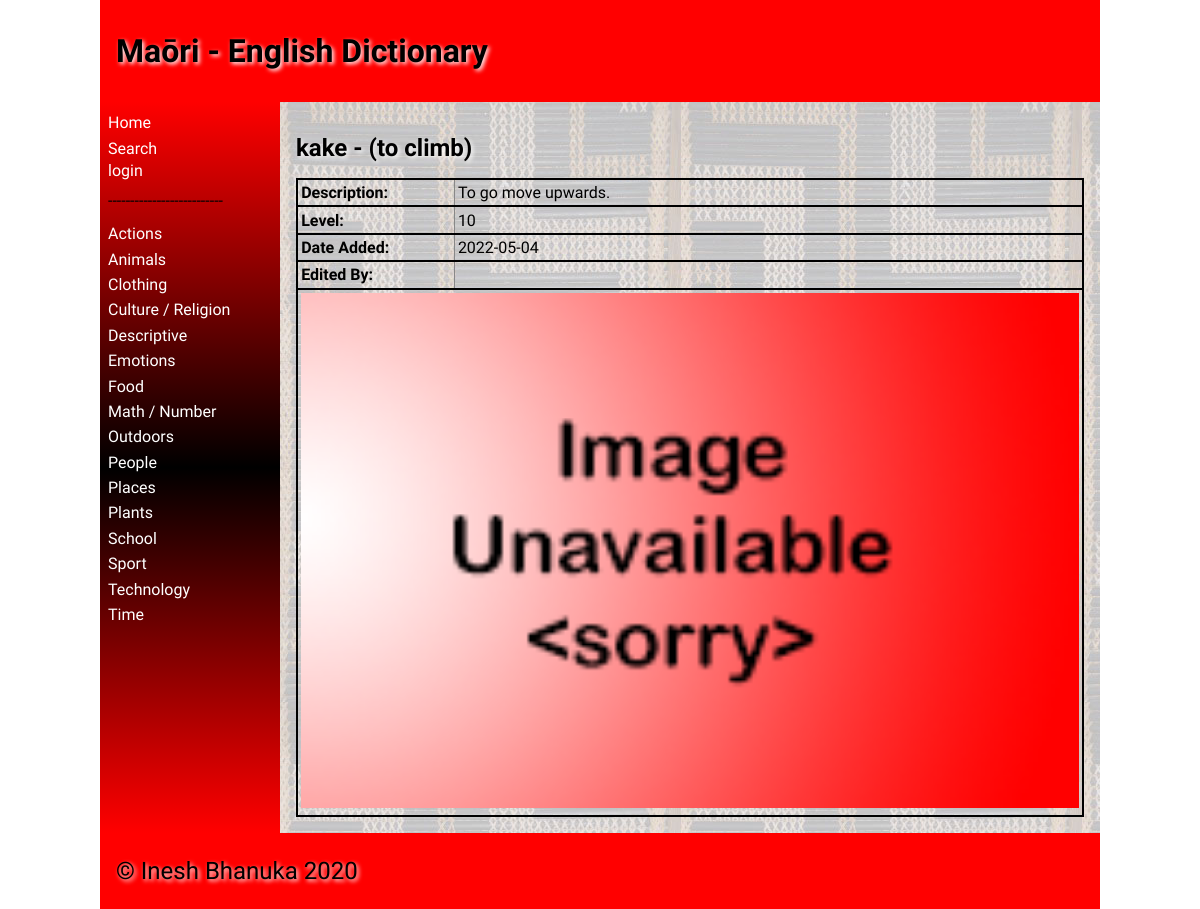
Page /word/10 on the earlier database version.
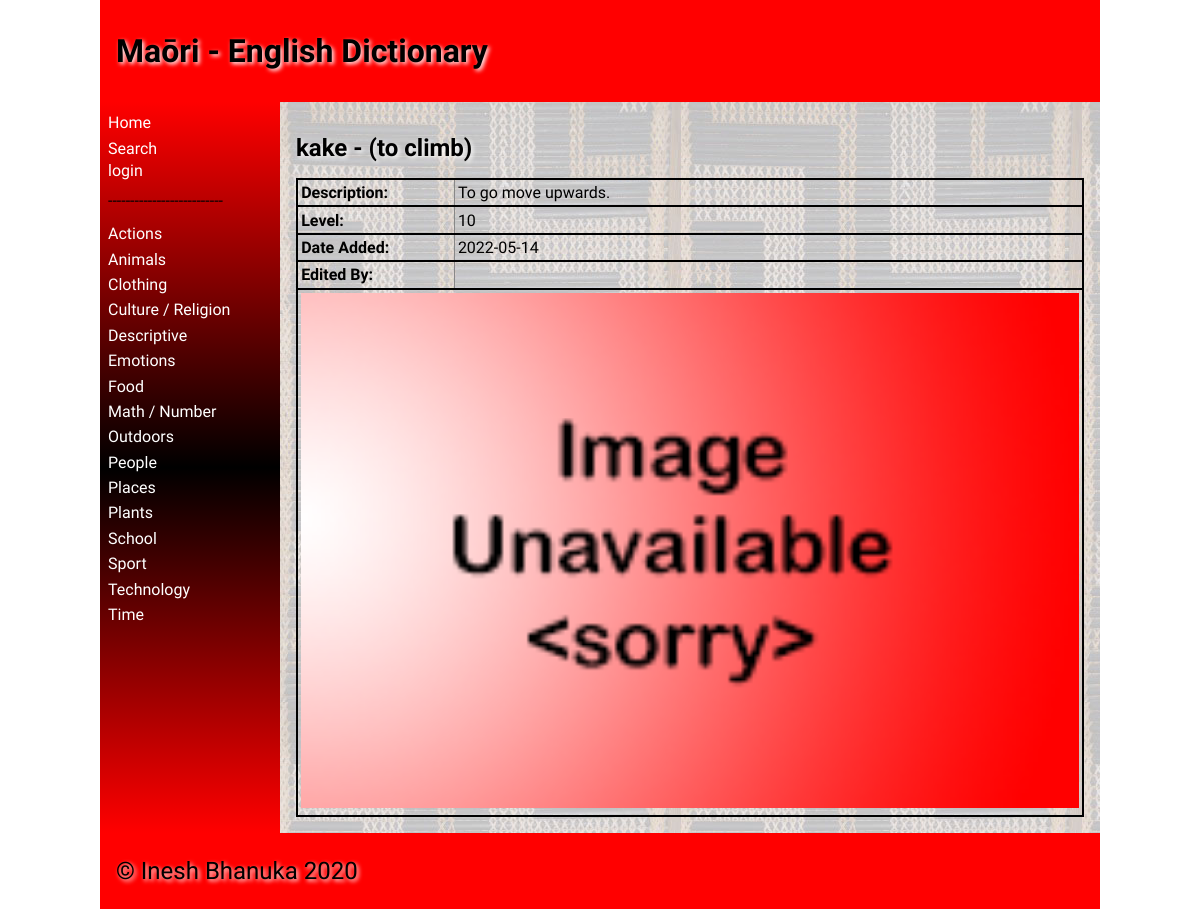
Same page on the later database version.
### tables this page shows
CREATE TABLE "dictionary"
(
    id          integer
        primary key autoincrement,
    maori       varchar(30),
    english     varchar(30),
    description varchar(1000),
    level       integer,
    category_id integer
        references category
            on delete cascade,
    user_id     integer
        references user_details
            on delete set null,
    date_added  datetime
);

### app.py (the view, shortened to what this page needs)
@app.route('/word/<id>', methods=["POST", "GET"])
def render_word(id):
    con = create_connection(DATABASE)
    cur = con.cursor()
    query = """SELECT d.id, d.maori, d.english, d.description, d.level, d.date_added, ifnull(u.first_name, ''), ifnull(u.last_name, '')
               FROM dictionary d
               LEFT JOIN user_details u on d.user_id = u.id
               WHERE d.id = ?"""
    cur.execute(query, (id,))
    word_details = cur.fetchall()
    checked = []
    for i in range(1, 11):
        print(i)
        if word_details[0][4] == i:
            checked.append("checked")
        else:
            checked.append("")
    print(checked)
    print(word_details)
    print(word_details[0][4])
    con.close()
    return render_template("word.html",
                           word_details=word_details,
                           logged_in=is_logged_in(),
                           image_name=get_image_filename(word_details[0][2]),
                           checked=checked,
                           category_list=render_category_list(),
                           allow_edit=allow_edit())

### app.py (called while the page is built, shortened)
def create_connection(db_file):
    try:
        connection = sqlite3.connect(db_file)
        connection.execute('pragma foreign_keys=ON')
        return connection
    except Error as e:
        print(e)
    return None

def render_category_list():
    con = create_connection(DATABASE)
    cur = con.cursor()
    query = "SELECT * FROM category"
    cur.execute(query)
    category_list = cur.fetchall()
    con.close()
    return category_list

def get_image_filename(english_name):
    path_file = f"static\\images\\{english_name}.*"
    print(path_file)
    listing = glob.glob(path_file)
    for filename in listing:
        print(filename)
        return os.path.basename(filename)
    return "noimage.png"

def is_logged_in():
    if session.get('email') is None:
        print("not logged in")
        return False
    else:
        print("logged in")
        return True

def allow_edit():
    if not is_logged_in():
        return False

### templates/word.html (shortened to what this page needs)
{% extends "base.html" %}
    {% set id = word_details[0][0] %}
    {% set maori = word_details[0][1] %}
    {% set english = word_details[0][2] %}
    {% set description = word_details[0][3] %}
    {% set level = word_details[0][4] %}
    {% set image = image_name %}
    {% set date_added = word_details[0][5] %}
    {% set edited_by = word_details[0][6] + ' ' + word_details[0][7] %}
{% block main %}
    {% if logged_in and allow_edit %}
        <h2>{{ maori }} - ({{english}})<strong> -</strong> <a href="\delete_word\{{ id }}">Delete Word</a></h2>
    {% else %}
        <h2>{{ maori }} - ({{english}})</h2>
    {% endif %}
    <table class="word-table">
        <tbody>
            {% if maori != None %}
                <tr>
                    <td><strong>Description: </strong></td>
                    <td>{{ description }}</td>
                </tr>
                <tr>
                    <td><strong>Level: </strong></td>
                    <td>{{ level }}</td>
                </tr>
                <tr>
                    <td><strong>Date Added: </strong></td>
                    <td>{{ date_added }}</td>
                </tr>
                <tr>
                    <td><strong>Edited By: </strong></td>
                    <td>{{ edited_by }}</td>
                </tr>
                    <td colspan="2"><img src= "../static/images/{{ image }}"></td>
            {% endif %}
        </tbody>
    </table>
{% endblock %}

Differences in the rows shown:
changed dictionary "kake": date_added "2022-05-04" → "2022-05-14"
